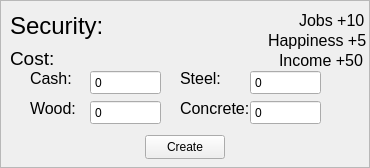
                   <widget class="QFrame" name="frmServSecurity">
                    <property name="minimumSize">
                     <size>
                      <width>370</width>
                      <height>0</height>
                     </size>
                    </property>
                    <property name="maximumSize">
                     <size>
                      <width>370</width>
                      <height>16777215</height>
                     </size>
                    </property>
                    <property name="styleSheet">
                     <string notr="true">#frmServSecurity {
	background-color: rgb(211, 211, 211);
	border: 2px solid black;
}</string>
                    </property>
                    <property name="frameShape">
                     <enum>QFrame::StyledPanel</enum>
                    </property>
                    <property name="frameShadow">
                     <enum>QFrame::Raised</enum>
                    </property>
                    <widget class="QPushButton" name="btnServSecurity">
                     <property name="geometry">
                      <rect>
                       <x>145</x>
                       <y>135</y>
                       <width>80</width>
                       <height>24</height>
                      </rect>
                     </property>
                     <property name="text">
                      <string>Create</string>
                     </property>
                    </widget>
                    <widget class="QLabel" name="label_143">
                     <property name="geometry">
                      <rect>
                       <x>10</x>
                       <y>10</y>
                       <width>101</width>
                       <height>31</height>
                      </rect>
                     </property>
                     <property name="font">
                      <font>
                       <pointsize>18</pointsize>
                      </font>
                     </property>
                     <property name="text">
                      <string>Security:</string>
                     </property>
                    </widget>
                    <widget class="QLabel" name="label_144">
                     <property name="geometry">
                      <rect>
                       <x>10</x>
                       <y>50</y>
                       <width>49</width>
                       <height>16</height>
                      </rect>
                     </property>
                     <property name="font">
                      <font>
                       <pointsize>14</pointsize>
                      </font>
                     </property>
                     <property name="text">
                      <string>Cost:</string>
                     </property>
                    </widget>
                    <widget class="QSpinBox" name="spnServSecurityWood">
                     <property name="geometry">
                      <rect>
                       <x>90</x>
                       <y>100</y>
                       <width>71</width>
                       <height>25</height>
                      </rect>
                     </property>
                     <property name="buttonSymbols">
                      <enum>QAbstractSpinBox::NoButtons</enum>
                     </property>
                     <property name="minimum">
                      <number>0</number>
                     </property>
                     <property name="maximum">
                      <number>1000000</number>
                     </property>
                    </widget>
                    <widget class="QLabel" name="label_145">
                     <property name="geometry">
                      <rect>
                       <x>30</x>
                       <y>100</y>
                       <width>49</width>
                       <height>16</height>
                      </rect>
                     </property>
                     <property name="font">
                      <font>
                       <pointsize>12</pointsize>
                      </font>
                     </property>
                     <property name="text">
                      <string>Wood:</string>
                     </property>
                    </widget>
                    <widget class="QSpinBox" name="spnServSecuritySteel">
                     <property name="geometry">
                      <rect>
                       <x>250</x>
                       <y>70</y>
                       <width>71</width>
                       <height>25</height>
                      </rect>
                     </property>
                     <property name="buttonSymbols">
                      <enum>QAbstractSpinBox::NoButtons</enum>
                     </property>
                     <property name="minimum">
                      <number>0</number>
                     </property>
                     <property name="maximum">
                      <number>1000000</number>
                     </property>
                    </widget>
                    <widget class="QLabel" name="label_146">
                     <property name="geometry">
                      <rect>
                       <x>180</x>
                       <y>70</y>
                       <width>49</width>
                       <height>16</height>
                      </rect>
                     </property>
                     <property name="font">
                      <font>
                       <pointsize>12</pointsize>
                      </font>
                     </property>
                     <property name="text">
                      <string>Steel:</string>
                     </property>
                    </widget>
                    <widget class="QLabel" name="label_147">
                     <property name="geometry">
                      <rect>
                       <x>180</x>
                       <y>100</y>
                       <width>71</width>
                       <height>16</height>
                      </rect>
                     </property>
                     <property name="font">
                      <font>
                       <pointsize>12</pointsize>
                      </font>
                     </property>
                     <property name="text">
                      <string>Concrete:</string>
                     </property>
                    </widget>
                    <widget class="QSpinBox" name="spnServSecurityConcrete">
                     <property name="geometry">
                      <rect>
                       <x>250</x>
                       <y>100</y>
                       <width>71</width>
                       <height>25</height>
                      </rect>
                     </property>
                     <property name="buttonSymbols">
                      <enum>QAbstractSpinBox::NoButtons</enum>
                     </property>
                     <property name="minimum">
                      <number>0</number>
                     </property>
                     <property name="maximum">
                      <number>1000000</number>
                     </property>
                    </widget>
                    <widget class="QSpinBox" name="spnServSecurityCash">
                     <property name="geometry">
                      <rect>
                       <x>90</x>
                       <y>70</y>
                       <width>71</width>
                       <height>25</height>
                      </rect>
                     </property>
                     <property name="buttonSymbols">
                      <enum>QAbstractSpinBox::NoButtons</enum>
                     </property>
                     <property name="minimum">
                      <number>0</number>
                     </property>
                     <property name="maximum">
                      <number>1000000</number>
                     </property>
                    </widget>
                    <widget class="QLabel" name="label_148">
                     <property name="geometry">
                      <rect>
                       <x>30</x>
                       <y>70</y>
                       <width>49</width>
                       <height>16</height>
                      </rect>
                     </property>
                     <property name="font">
                      <font>
                       <pointsize>12</pointsize>
                      </font>
                     </property>
                     <property name="text">
                      <string>Cash:</string>
                     </property>
                    </widget>
                    <widget class="QLabel" name="label_156">
                     <property name="geometry">
                      <rect>
                       <x>268</x>
                       <y>20</y>
                       <width>101</width>
                       <height>41</height>
                      </rect>
                     </property>
                     <property name="font">
                      <font>
                       <pointsize>12</pointsize>
                      </font>
                     </property>
                     <property name="text">
                      <string>Happiness +5</string>
                     </property>
                    </widget>
                    <widget class="QLabel" name="label_157">
                     <property name="geometry">
                      <rect>
                       <x>299</x>
                       <y>0</y>
                       <width>71</width>
                       <height>41</height>
                      </rect>
                     </property>
                     <property name="font">
                      <font>
                       <pointsize>12</pointsize>
                      </font>
                     </property>
                     <property name="text">
                      <string>Jobs +10</string>
                     </property>
                    </widget>
                    <widget class="QLabel" name="label_158">
                     <property name="geometry">
                      <rect>
                       <x>279</x>
                       <y>40</y>
                       <width>91</width>
                       <height>41</height>
                      </rect>
                     </property>
                     <property name="font">
                      <font>
                       <pointsize>12</pointsize>
                      </font>
                     </property>
                     <property name="text">
                      <string>Income +50</string>
                     </property>
                    </widget>
                   </widget>
